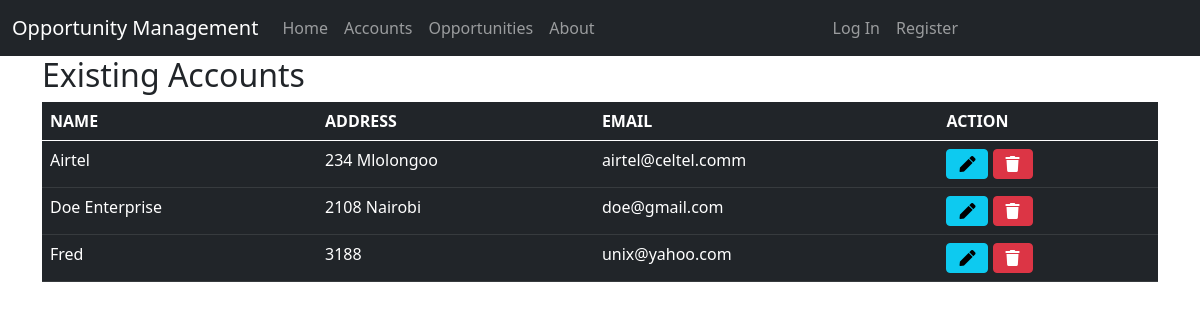
Page /index.php/accounts on the committed database.
### tables this page shows
CREATE TABLE `accounts` (
  `AccountID` int(11) NOT NULL,
  `UserID` int(11) NOT NULL,
  `Name` varchar(250) NOT NULL,
  `Address` varchar(250) NOT NULL,
  `Mobile` varchar(250) NOT NULL,
  `Email` varchar(250) NOT NULL
);

### application/controllers/Accounts.php (called while the page is built, shortened)
<?php
	class Accounts extends CI_Controller{
		public function index(){
			$data['title'] = 'Existing Accounts';
			$data['accounts'] = $this->account_model->get_accounts();
			$this->load->view('templates/header');
			$this->load->view('accounts/index', $data);
			$this->load->view('templates/footer');
		}
	}

### index.php (called while the page is built, shortened)
<?php
require_once BASEPATH.'core/CodeIgniter.php';

### application/models/Account_model.php (called while the page is built, shortened)
<?php
class Account_model extends CI_Model{
	public function get_accounts($Name = FALSE){
		if($Name === FALSE){
			$this->db->order_by('AccountID');
			$query = $this->db->get('accounts');
			return $query->result_array();
		}
		$query = $this->db->get_where('accounts', array('Name' => $Name));
		return $query->row_array();
	}
}

### application/views/accounts/index.php (the view)
<h2><?= $title ?></h2>
<table class="table table-dark table-hover">
  <thead>
    <tr>
      <th scope="col">NAME</th>
      <th scope="col">ADDRESS</th>
      <th scope="col">EMAIL</th>
      <th scope="col">ACTION</th>
    </tr>
  </thead>
  <tbody>
  	<?php foreach($accounts as $account) : ?>
    <tr>
      <td><?php echo $account['Name']; ?></td>
      <td><?php echo $account['Address']; ?></td>
      <td><?php echo $account['Email']; ?></td>
      <td>
        <a href="accounts/edit/<?php echo $account['Name'];?>" class="btn btn-info"><i class="fas fa-pen"></i></a>
      <a href="accounts/delete/<?php echo $account['AccountID'];?>" class="btn btn-danger" onclick="return confirm('Are you sure  to Delete?')"><i class="fas fa-trash"></i></a>
        </td>
    </tr>
    <?php endforeach; ?>
  </tbody>
</table>

### application/views/templates/header.php (shortened to what this page needs)
<html>
<head>
	<link href="https://cdn.jsdelivr.net/npm/bootstrap@5.1.0/dist/css/bootstrap.min.css" rel="stylesheet">
	<link rel="stylesheet" type="text/css" href="<?php echo base_url(); ?>/assets/css/style.css">
<link rel="stylesheet" href="https://use.fontawesome.com/releases/v5.7.0/css/all.css">
</head>
<body>
<nav class="navbar navbar-expand-lg navbar-dark bg-dark">
  <div class="container-fluid">
    <div class="collapse navbar-collapse" id="navbarTogglerDemo01">
      <a class="navbar-brand" href="<?php echo base_url(); ?>">Opportunity Management</a>
      <ul class="navbar-nav me-auto mb-2 mb-lg-0">
        <li class="nav-item">
          <a class="nav-link" aria-current="page" href="<?php echo base_url(); ?>">Home</a>
        </li>
        <li class="nav-item">
          <a class="nav-link" aria-current="page" href="<?php echo base_url(); ?>accounts">Accounts</a>
        </li>
        <li class="nav-item">
          <a class="nav-link" aria-current="page" href="<?php echo base_url(); ?>opportunities">Opportunities</a>
        </li>
        <li class="nav-item">
          <a class="nav-link" aria-current="page" href="<?php echo base_url(); ?>about">About</a>
        </li>
      </ul>
      <ul class="navbar-nav me-auto mb-2 mb-lg-0 navbar-right">
        <?php if (!$this->session->userdata('logged_in')): ?>
         <li class="nav-item">
            <a class="nav-link" aria-current="page" href="<?php echo base_url(); ?>users/login">Log In</a>
          </li>
          <li class="nav-item">
            <a class="nav-link" aria-current="page" href="<?php echo base_url(); ?>users/register">Register</a>
          </li>
        <?php endif ?>
      </ul>
    </div>
  </div>
</nav>
<div class="container">

### application/views/templates/footer.php
</div>
</body>
</html>

### rows in the picture
accounts: Name "Airtel", Address "234 Mlolongoo", Email "airtel@celtel.comm"
accounts: Name "Doe Enterprise", Address "2108 Nairobi", Email "doe@gmail.com"
accounts: Name "Fred", Address "3188", Email "unix@yahoo.com"

### other values in the picture
$title "Existing Accounts"
